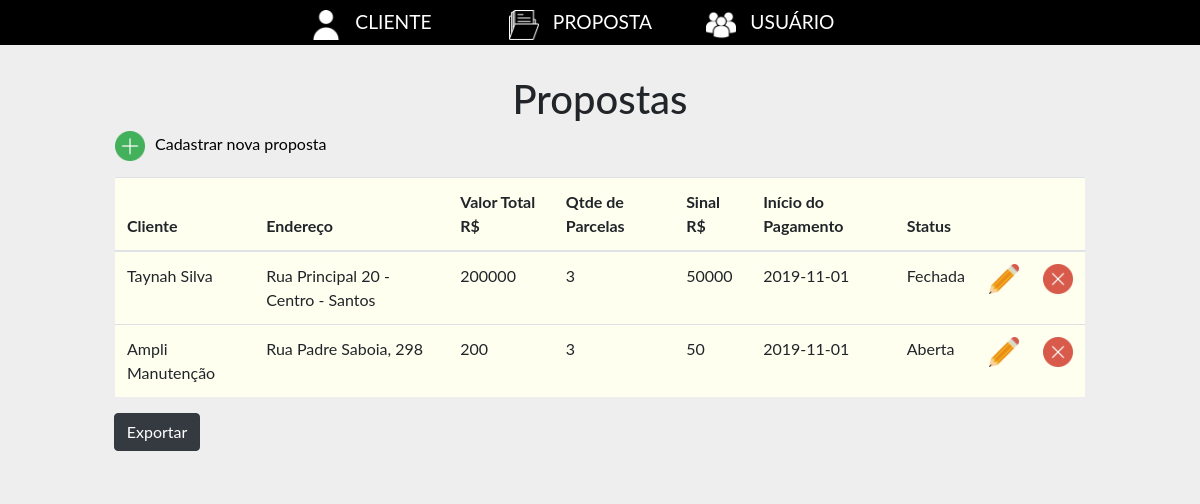
The page /lista_propostas.php on the database its author committed.
### tables this page shows
CREATE TABLE `tb_proposta` (
  `cd_proposta` int(11) NOT NULL,
  `cd_cliente` int(11) NOT NULL,
  `endereco_obra` varchar(70) NOT NULL,
  `valor_total` decimal(10,0) NOT NULL,
  `sinal` decimal(10,0) NOT NULL,
  `qtd_parcelas` int(11) NOT NULL,
  `valor_parcelas` decimal(10,0) NOT NULL,
  `dt_inicio_pag` date NOT NULL,
  `dt_parcelas` varchar(20) NOT NULL,
  `anexo` varchar(60) NOT NULL,
  `status` varchar(1) NOT NULL
);

CREATE TABLE `tb_cliente` (
  `cd_cliente` int(11) NOT NULL,
  `nm_razao_social` varchar(50) NOT NULL,
  `nm_fantasia` varchar(50) NOT NULL,
  `cnpj` varchar(14) NOT NULL,
  `endereco` varchar(50) NOT NULL,
  `email` varchar(50) NOT NULL,
  `telefone` varchar(15) NOT NULL,
  `nm_responsavel` varchar(60) NOT NULL,
  `cpf` varchar(15) NOT NULL,
  `celular` varchar(20) NOT NULL
);

### functions/listar_propostas.php (called while the page is built, shortened)
<?php
include('conexao.php');
$sql = "SELECT p.*, c.nm_razao_social
		FROM tb_proposta as p
		INNER JOIN tb_cliente as c ON c.cd_cliente = p.cd_cliente";
$select = mysqli_query($con, $sql);
$cont = mysqli_num_rows($select);
if ($cont > 0){
	$x=0;
	while ($row = mysqli_fetch_assoc($select)) {
		$propostas[$x]['codigo'] = $row['cd_proposta'];
    	$propostas[$x]['cd_cliente'] = $row['cd_cliente'];
    	$propostas[$x]['endereco_obra'] = $row['endereco_obra'];
    	$propostas[$x]['valor_total'] = $row['valor_total'];
    	$propostas[$x]['sinal'] = $row['sinal'];
    	$propostas[$x]['qtd_parcelas'] = $row['qtd_parcelas'];
    	$propostas[$x]['valor_parcelas'] = $row['valor_parcelas'];
    	$propostas[$x]['valor_parcelas'] = $row['valor_parcelas'];
    	$propostas[$x]['dt_inicio_pag'] = $row['dt_inicio_pag'];
    	$propostas[$x]['dt_parcelas'] = $row['dt_parcelas'];
    	$propostas[$x]['anexo'] = $row['anexo'];
    	$propostas[$x]['status'] = $row['status'];
    	$propostas[$x]['cliente'] = $row['nm_razao_social'];
    	$x++;
	}
}
?>

### lista_propostas.php (the view, shortened to what this page needs)
<?php
include('menu.php');
include('functions/listar_propostas.php');
?>
<div class="conteudo">
	<h1>Propostas</h1>
	<div class="col-md-10 offset-md-1 cadastro">
		<p><a href="cadastro_proposta.php"><img class="icone" src="assets/images/novo.png">Cadastrar nova proposta</a></p>
	</div>
	<div class="table-responsive lista_propostas col-md-10 offset-md-1">
		<table class="table" id="tb_propostas">
		  <thead>
		    <tr>
		      <th scope="col">Cliente</th>
		      <th scope="col">Endereço</th>
		      <th scope="col">Valor Total R$</th>
		      <th scope="col">Qtde de Parcelas</th>
		      <th scope="col">Sinal R$</th>
		      <th scope="col">Início do Pagamento</th>
		      <th scope="col">Status</th>
		      <th scope="col"></th>
		      <th scope="col"></th>
		    </tr>
		  </thead>
		  <tbody>
		  	<?php
		  	if(isset($propostas)){
		  	foreach ($propostas as $proposta => $value) {
		  	?>
		    <tr>
		      <td><?php echo $value['cliente'] ?></td>
		      <td><?php echo $value['endereco_obra'] ?></td>
		      <td><?php echo $value['valor_total'] ?></td>
		      <td><?php echo $value['qtd_parcelas'] ?></td>
		      <td><?php echo $value['sinal'] ?></td>
		      <td><?php echo $value['dt_inicio_pag'] ?></td>
		      <td class="status" data-cod="<?php echo $value['codigo'] ?>" data-status="<?php echo $value['status'] ?>"><?php if ($value['status']==1)echo "Aberta"; else echo "Fechada"; ?></td>
		      <td><a href="edicao_proposta.php?cod=<?php echo $value['codigo'] ?>"><img class="icone" src="assets/images/editar.png"></a></td>
		      <td class="delete-item" for="<?php echo $value['codigo'] ?>">
					<img class="icone" src="assets/images/delete.png">
				</td>
		    </tr>
		    <?php
			}
			}
			?>
		  </tbody>
		</table>
	</div>
	<div class="exportar">
		<button type="button" class="btn btn-dark offset-md-1" id="btn_exportar">Exportar</button>
	</div>
</div>
<div class="alert" role="alert" id="result"></div>
<?php
include('footer.php');
?>

### header.php (shortened to what this page needs)
<!doctype html>
<html lang="en">
  <head>
    <link rel="stylesheet" href="https://stackpath.bootstrapcdn.com/bootstrap/4.3.1/css/bootstrap.min.css">
    <link rel="stylesheet" href="assets/css/style.css" >
  </head>
  <body>

### menu.php
<?php
include('header.php');
?>
<div class="menu">
	<ul class="nav justify-content-center col-md-12">
	  <li class="nav-item col-md-2">
	  	<img src="assets/images/clientes.png">
	    <a class="nav-link" href="lista_clientes.php">CLIENTE</a>
	  </li>
	  <li class="nav-item col-md-2">
	  	<img src="assets/images/propostas.png">
	    <a class="nav-link" href="lista_propostas.php">PROPOSTA</a>
	  </li>
	  <li class="nav-item col-md-2">
	  	<img src="assets/images/usuarios.png">
	    <a class="nav-link" href="lista_usuarios.php">USUÁRIO</a>
	  </li>
	</ul>
</div>

### footer.php (shortened to what this page needs)
  </body>
</html>

### assets/css/style.css (style rules this page uses)
body { background-color: #eee; font-family: 'Lato', sans-serif; }
.menu { background-color: #000; }
.menu a { color: #fff; font-size: 1.2em; width: 50%; display: inline-block; padding-left: 10px; }
.menu img { width: 30px; height: 30px; }

### lista_propostas.php (style rules this page uses)
.icone { width: 30px; height: 30px; }
h1 { text-align: center; padding-top: 30px; }
table { background-color: #FFFFF0; }
.exportar { margin-left: 15px; }
.cadastro p a { margin-right: 10px; text-decoration: none; color: #000; }
.cadastro img { margin-right: 10px; }

### rows shown on the page
tb_proposta: cd_cliente.nm_razao_social "Taynah Silva", endereco_obra "Rua Principal 20 - Centro - Santos", valor_total "200000", qtd_parcelas "3", sinal "50000", dt_inicio_pag "2019-11-01", status "Fechada"
tb_proposta: cd_cliente.nm_razao_social "Ampli Manutenção", endereco_obra "Rua Padre Saboia, 298", valor_total "200", qtd_parcelas "3", sinal "50", dt_inicio_pag "2019-11-01", status "Aberta"
